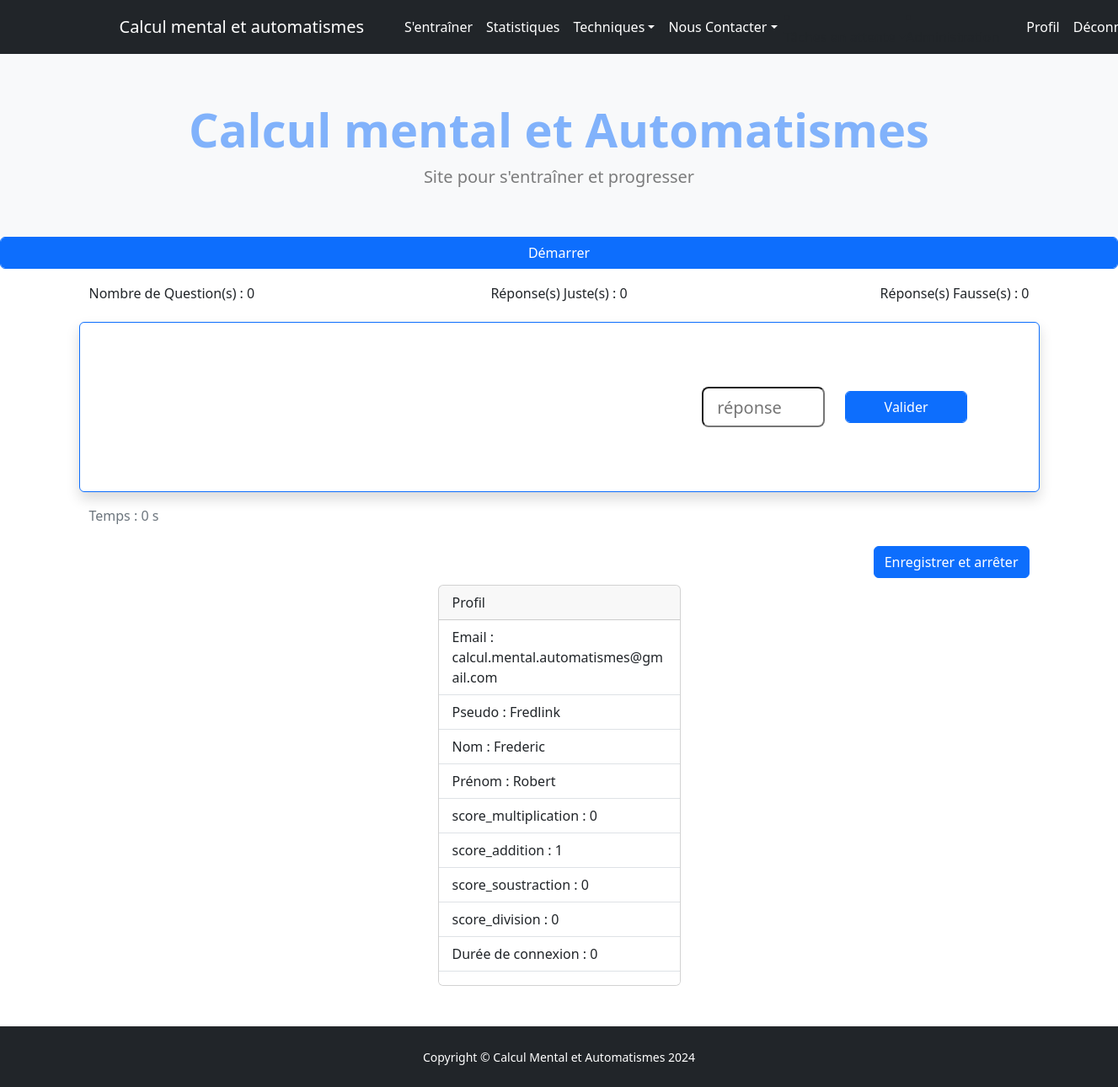
/account/multiplication/ (signed in), run on the app's committed database.
### accounts/models.py (models this page shows)
class ExChanger(AbstractUser):
    email = models.EmailField(unique=True)
    type = models.CharField(max_length=10, verbose_name="Sexe", choices=TYPE_USER)
    score_multiplication = models.IntegerField(default=0)
    score_addition = models.IntegerField(default=0)
    score_soustraction = models.IntegerField(default=0)
    score_division = models.IntegerField(default=0)
    duree_connexion = models.IntegerField(default=0)
    a = models.IntegerField(default=0)
    b = models.IntegerField(default=0)
    answer = models.IntegerField(default=0)
    reponseEleve = models.FloatField(default=0)
    url = models.CharField(max_length=100, default=0)
    nombreQuestions = models.IntegerField(default=0)
    reponsesJustes = models.IntegerField(default=0)
    reponsesFausses = models.IntegerField(default=0)
    reponsesJustesPourcentage = models.FloatField(default=0)
    reponsesFaussesPourcentage = models.FloatField(default=0)
    tempsMoyenCentieme = models.FloatField(default=0)
    horaire1 = models.FloatField(default=0)
    Duree = models.FloatField(default=0)
    REQUIRED_FIELDS = ["username", "first_name", "last_name"]
    USERNAME_FIELD = "email"
    objects = ExChangerManager()

### accounts/views/user.py (the view)
# urls.py: path('multiplication/', multiplication, name="multiplication"),
@login_required
def multiplication(request):
    user = request.user
    return render(request, "accounts/multiplication.html", context={"user": user})

### accounts/templates/accounts/multiplication.html (shortened to what this page needs)
{% extends 'base.html' %}
{% load static %}
{% load crispy_forms_tags %}
{% block body %}
<!DOCTYPE html>
<html lang="fr">
<head>
	<link rel="stylesheet" href="{% static 'css/stylecalc.css' %}">
	<link href="https://cdn.jsdelivr.net/npm/bootstrap@5.3.2/dist/css/bootstrap.min.css" rel="stylesheet">
</head>
<body>
	<div class="text-center">
		<button onclick="disable(this) ; able(hid_inp) ; able(hid_btn) ; able(hid_enregistrer) ; operations() ; changerCouleurEtFocus() ; demarrerTime()" class="form-control btn btn-primary mb-1" id="hid_demarrer" type="button">Démarrer</button>
	</div>
		<div class="container">
			<div id="form">
				<div class="row">
					<div class="col-4 pt-3 text-start" >
						<h6 id="hid_nombreQuestions">Nombre de Question(s) : 0</h6>
					</div>
					<div class="col-4 pt-3 text-center">
						<h6 id="hid_resultatsJustes">Réponse(s) Juste(s) : 0</h6>
					</div>
					<div class="col-4 pt-3 text-end">
						<h6  id="hid_resultatsFaux">Réponse(s) Fausse(s) : 0</h6>
					</div>
				</div>
				<div class="col-12 p-2"></div>
				<form method="POST"
					  hx-target="#valeur"
					  hx-swap="innerHTML"
        			  hx-post="{% url 'accounts:test_htmx' %}">
					<div id="hid_container" class="row align-items-center border border-primary rounded bg-transparent p-5 shadow">
						<div id="calcul" class="row align-items-center custom-line">
							<div id="hid_bloc0" class="col-2 text-center align-self-center">
							</div>
							<div id="hid_bloc1" class="col-1 text-center align-self-center" >
							</div>
							<div id="hid_bloc2" class="col-1 text-center align-self-center">
							</div>
							<div id="hid_bloc3" class="col-1 text-center align-self-center" >
							</div>
							<div id="hid_bloc4" class="col-1 text-center align-self-center">
							</div>
							<div id="hid_bloc5" class="col-2 text-center align-self-center">
							</div>
							<div id="reponse" class="col-2 text-left align-self-center" >
								<input class="form-control-lg w-100 h-100" type="number" name="name" id="hid_inp" placeholder="réponse" autofocus>
							</div>
							<div class="col-2 align-self-center">
								<button method="submit" onclick="disable(this) ; disable(hid_inp) ; able(hid_btn2) ; able(hid_enregistrer)" class="form-control btn btn-primary" id="hid_btn">Valider</button>
							</div>
						</div>
					</div>
				</form>
				<p class="text-left align-bottom mt-3 text-secondary">Temps : <span id="hid_timer">0</span> s</p>
				<div class="row">
						<div class="col-3 text-left align-self-center">
						</div>
						<div class="col-6 text-left align-self-center" >
						</div>
						<div class="col-3 d-grid gap-2 d-md-flex justify-content-md-end" >
							<button id="hid_enregistrer" type="button" class="btn btn-primary mt-2 mb-2" data-bs-toggle="modal" data-bs-target="#modalWindow">
								Enregistrer et arrêter
							</button>
						</div>
				</div>
			</div>
		</div>
	 <div class="card mx-auto mb-5" style="width: 18rem;">
                    <div class="card-header"> Profil </div>
                    <ul class="list-group list-group-flush">
                        <li class="list-group-item">Email : {{ user.email }}</li>
                        <li class="list-group-item">Pseudo : {{ user.username }}</li>
                        <li class="list-group-item">Nom : {{ user.first_name }}</li>
                        <li class="list-group-item">Prénom : {{ user.last_name }}</li>
                     	<li class="list-group-item">score_multiplication : {{ user.score_multiplication }}</li>
						<li class="list-group-item">score_addition : {{ user.score_addition }}</li>
						<li class="list-group-item">score_soustraction : {{ user.score_soustraction }}</li>
						<li class="list-group-item">score_division : {{ user.score_division }}</li>
						<li class="list-group-item">Durée de connexion : {{ user.duree_connexion }}</li>
						<li id="hid_niveau" class="list-group-item">{{ user.tablemultiplication_Niveau }}</li>
					</ul>
	 </div>
</body>
</html>
{% endblock %}

### templates/base.html (shortened to what this page needs)
{% load static %}
<!DOCTYPE html>
<html lang="fr">
<head>
    <link href="https://cdn.jsdelivr.net/npm/bootstrap@5.3.2/dist/css/bootstrap.min.css" rel="stylesheet">
    <link rel="stylesheet" href="{% static 'css/stylecalc.css' %}">
</head>
<body>
<nav class="navbar navbar-expand-lg navbar-dark bg-dark bg-opacity-100">
    <div class="container px-4 px-lg-5">
      <a class="navbar-brand" href="{% url 'index' %}">Calcul mental et automatismes</a>
      <div class="collapse navbar-collapse" id="navbar-content">
        <ul class="navbar-nav me-auto mb-2 mb-lg-0 ms-lg-4">
          {% if request.user.is_authenticated %}
            <li class="nav-item"><a class="nav-link active" aria-current="page" href="{% url 'accounts:jeu' %}">S'entraîner</a></li>
            <li class="nav-item"><a class="nav-link active" aria-current="page" href="{% url 'accounts:graphique' %}">Statistiques</a></li>
          {% endif %}
          <li class="nav-item dropdown">
            <a class="nav-link active dropdown-toggle" href="#" data-bs-toggle="dropdown" data-bs-auto-close="outside">Techniques</a>
          </li>
             <li class="nav-item dropdown">
                <a class="nav-link active dropdown-toggle" id="navbarDropdown30" href="#" role="button" data-bs-toggle="dropdown" aria-expanded="false">Nous Contacter</a>
            </li>
        </ul>
                {% if request.user.is_superuser %}
                <li class="nav-item dropdown">
                    <a class="nav-link active dropdown-toggle" id="navbarDropdown40" href="#" role="button"
                       data-bs-toggle="dropdown" aria-expanded="false">Tâches en attente</a>
                </li>
                <li class="nav-item"><a class="nav-link active" aria-current="page" href="{% url 'admin:index' %}">Administration</a></li>
                {% endif %}
            <ul class="navbar-nav  ml-auto mb-2 mb-lg-0 ms-lg-4 ml-auto">
                {% if request.user.is_authenticated %}
                <li class="nav-item"><a class="nav-link active" aria-current="page" href="{% url 'accounts:profile_eleve' %}">Profil</a></li>
                <li class="nav-item"><a class="nav-link active" aria-current="page" href="{% url 'accounts:logout' %}">Déconnexion</a></li>
                {% else %}
                <li class="nav-item"><a class="nav-link active" aria-current="page" href="{% url 'accounts:signup' %}">Inscription</a></li>
                <li class="nav-item"><a class="nav-link active" aria-current="page" href="{% url 'accounts:login' %}">Connexion</a></li>
                {% endif %}
           </ul>
      </div>
    </div>
  </nav>
<header class="bg-light py-5">
    <div class="container px-4 px-lg-5 my-2">
        <div class="text-center text-black">
            <h1 class="display-4 fw-bolder text-color:primary text-primary opacity-50">Calcul mental et Automatismes</h1>
            <p class="lead fw-normal text-black-50 mb-0 text-secondary">Site pour s'entraîner et progresser</p>
        </div>
    </div>
</header>
        {% block body %}
        {% endblock %}
<footer id="sticky-footer" class="flex-shrink-0 py-4 bg-dark text-white-50">
    <div class="container text-center">
      <small class="text-white">Copyright &copy; Calcul Mental et Automatismes 2024</small>
    </div>
</footer>
</body>
</html>

### shop/static/css/stylecalc.css (style rules this page uses)
#hid_container { height: 202px; }
#reponse { display:flex; }
input[type="number"] { -moz-appearance:textfield; }

### data on the page
ExChanger: email "calcul.mental.automatismes@gmail.com", username "Fredlink", first_name "Frederic", last_name "Robert", score_multiplication "0", score_addition "1", score_soustraction "0", score_division "0", duree_connexion "0"
